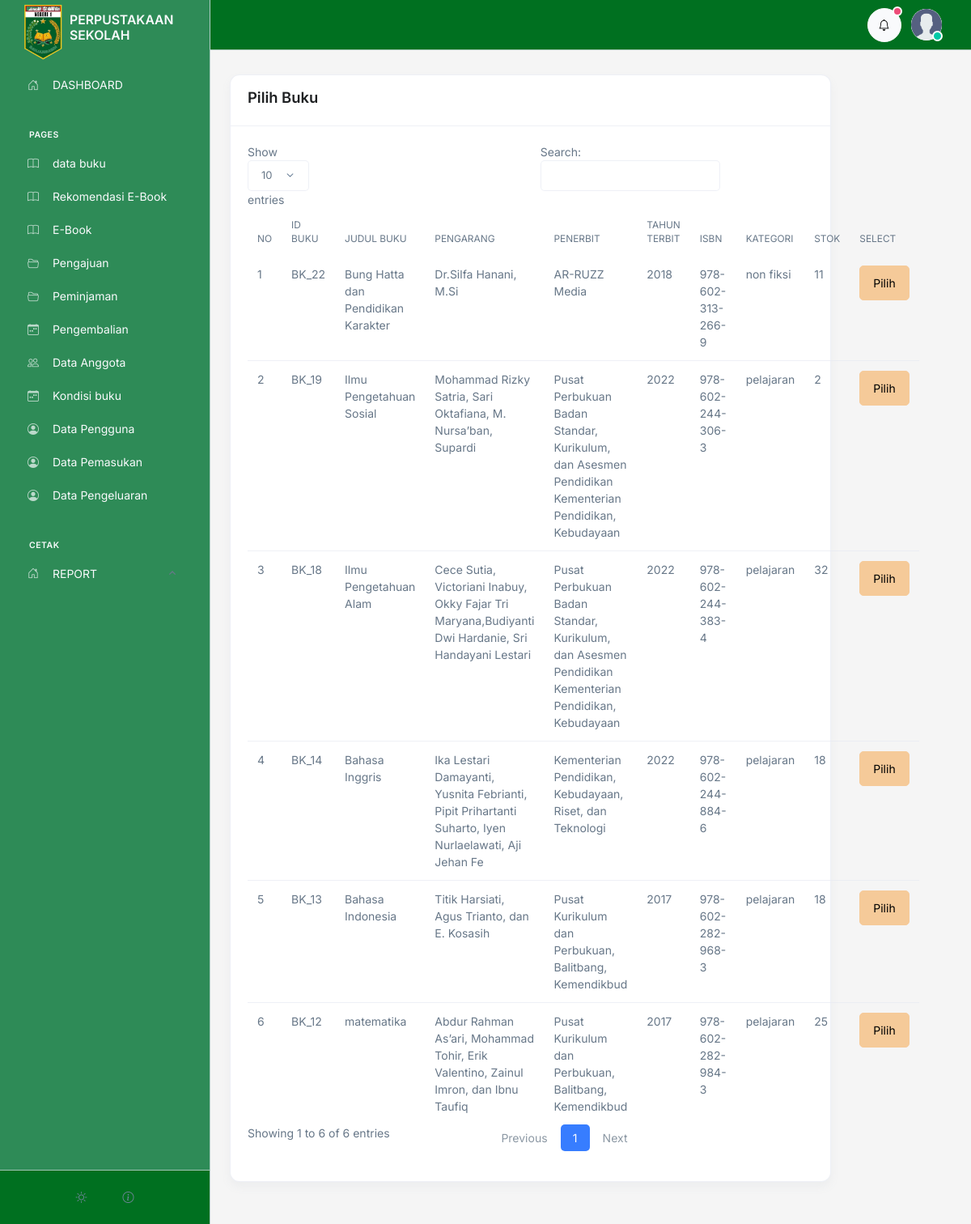
Before: /admin/kondisi_buku/tambah.php (signed in) with the older database file.
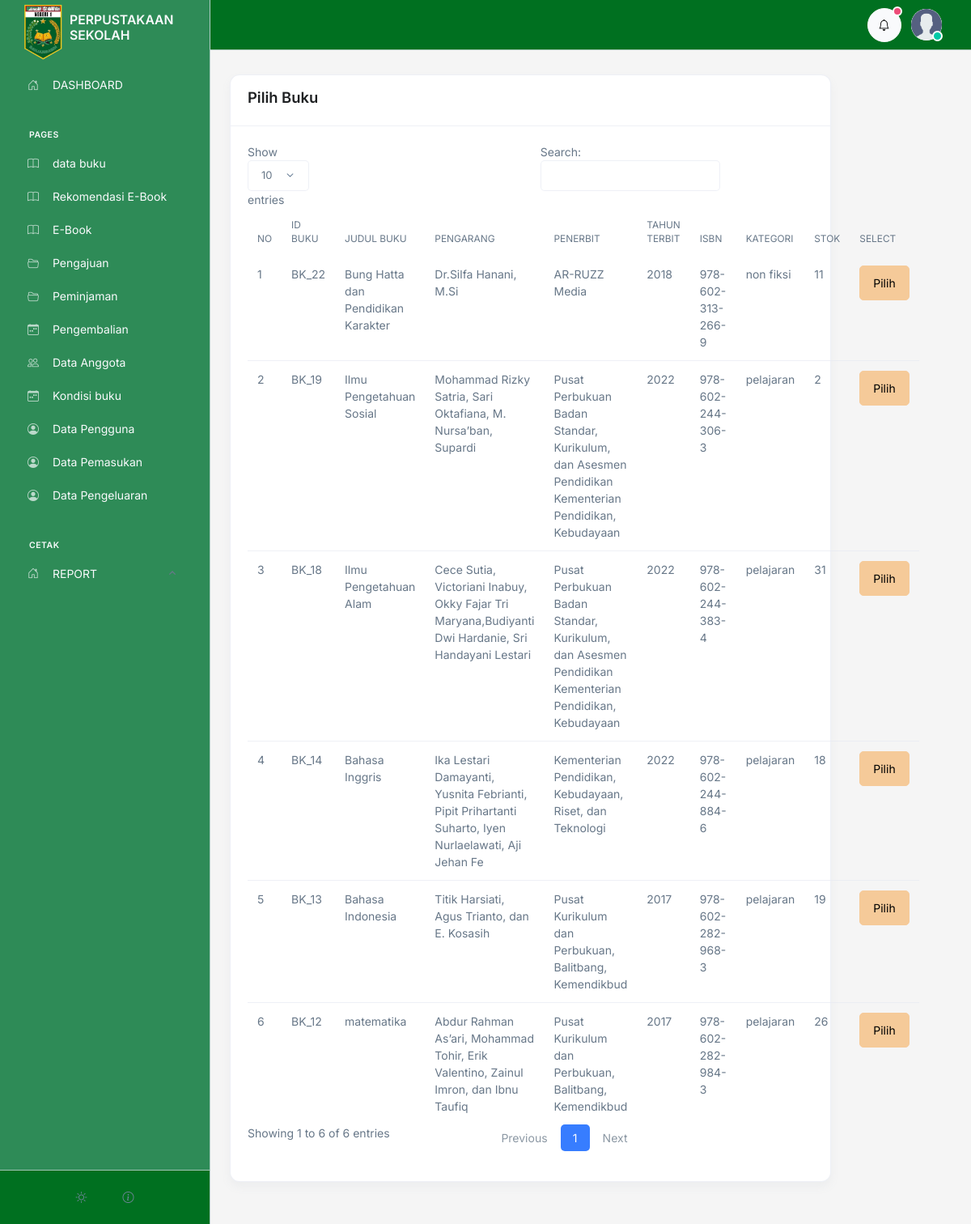
After: the same page with the newer database file.
### tables this page shows
CREATE TABLE `buku` (
  `id` int(11) NOT NULL,
  `id_kategori` int(11) DEFAULT 1,
  `tanggal` varchar(50) NOT NULL,
  `judul` varchar(200) NOT NULL,
  `pengarang` varchar(100) NOT NULL,
  `penerbit` varchar(100) NOT NULL,
  `tahun_terbit` varchar(50) NOT NULL,
  `isbn` varchar(200) NOT NULL,
  `jumlah` int(10) NOT NULL,
  `lokasi` varchar(200) NOT NULL,
  `deskripsi` text NOT NULL,
  `image` text NOT NULL
);

CREATE TABLE `kategori` (
  `id` int(100) NOT NULL,
  `nama` varchar(100) NOT NULL
);

### admin/controller.php (called while the page is built, shortened)
<?php
$conn = mysqli_connect('localhost', 'root', '', 'perpustakaan');
function all($table)
{
   $query = "SELECT * FROM $table ORDER BY id DESC";
   global $conn;
   $rows = [];
   $result = mysqli_query($conn, $query);
   while ($row = mysqli_fetch_assoc($result)) {
      $rows[] = $row;
   }
   return $rows;
}
function hasOne($id_relation, $table_relation, $field)
{
   $conn = mysqli_connect('localhost', 'root', '', 'perpustakaan');
   $query = "SELECT $field FROM $table_relation WHERE id = $id_relation";
   $result = mysqli_query($conn, $query);
   $row = mysqli_fetch_array($result, MYSQLI_ASSOC);
   if ($row) {
      return $row[$field];
   } else {
      return null;
   }
}

### admin/kondisi_buku/tambah.php (the view, shortened to what this page needs)
<?php include '../controller.php';
include '../template/header.php';
$peminjam = all("buku");
$no = 1;
?>
<div class="container">
   <div class="col-10 my-4">
      <div class="card">
         <div class="card-header">
            <h3>Pilih Buku</h3>
         </div>
         <div class="card-body">
            <table class="table" id="table">
               <thead class="mt-3">
                  <tr>
                     <th>NO</th>
                     <th>ID Buku</th>
                     <th>JUDUL BUKU</th>
                     <th>PENGARANG</th>
                     <th>PENERBIT</th>
                     <th>TAHUN TERBIT</th>
                     <th>ISBN</th>
                     <th>KATEGORI</th>
                     <th>STOK</th>
                     <th>SELECT</th>
                  </tr>
               </thead>
               <tbody>
                  <?php foreach ($peminjam as $book) :   ?>
                     <tr>
                        <td><?= $no++; ?></td>
                        <td>BK_<?= $book['id']; ?></td>
                        <td><?= $book['judul']; ?></td>
                        <td><?= $book['pengarang']; ?></td>
                        <td><?= $book['penerbit']; ?></td>
                        <td><?= $book['tahun_terbit']; ?></td>
                        <td><?= $book['isbn']; ?></td>
                        <td><?= hasOne($book['id_kategori'], 'kategori', 'nama') ?></td>
                        <td><?= $book['jumlah']; ?></td>
                        <td><a class="btn btn-warning" href="form.php?id_peminjam=<?= $book['id']; ?>">Pilih</a></td>
                     </tr>
                  <?php endforeach  ?>
               </tbody>
            </table>
         </div>
      </div>
   </div>
</div>
<?php include '../template/footer.php'  ?>

Changed rows visible on the page:
changed buku "Ilmu Pengetahuan Alam": jumlah "32" → "31"
changed buku "Bahasa Indonesia": jumlah "18" → "19"
changed buku "matematika": jumlah "25" → "26"
